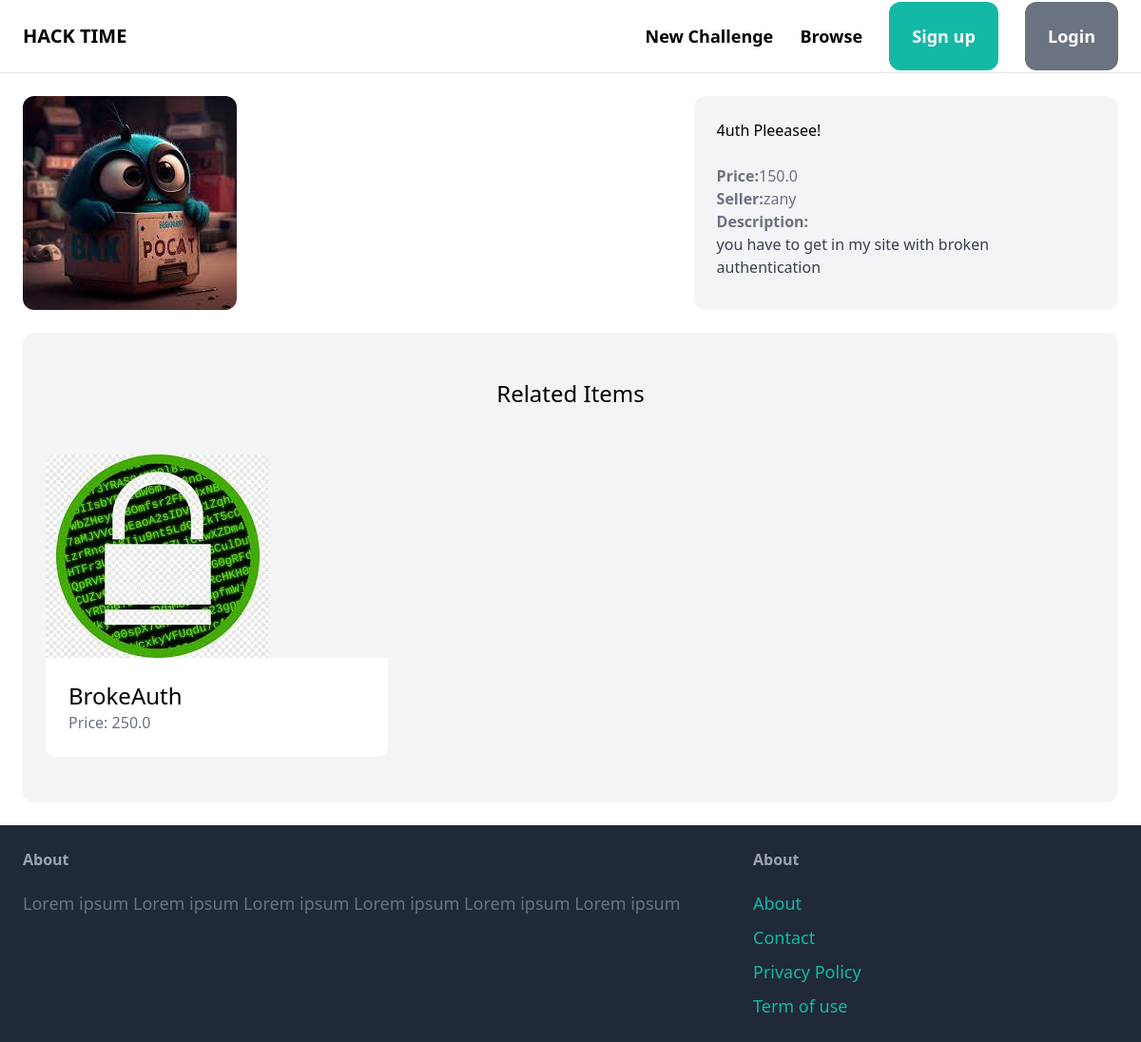
Page /items/1/ on the committed database.
### item/models.py (models this page shows, shortened)
class Item(models.Model):
    category = models.ForeignKey(Category, related_name='items', on_delete=models.CASCADE)
    name= models.CharField(max_length=255)
    description = models.TextField(blank=True, null=True)
    price = models.FloatField()
    image = models.ImageField(upload_to='item_images', blank=True, null=True)
    is_sold = models.BooleanField(default=True)
    created_by = models.ForeignKey(User, related_name='items', on_delete=models.CASCADE)
    created_at = models.DateTimeField(auto_now_add=True)

### item/views.py (the view)
# urls.py: path('<int:pk>/', views.detail, name='detail'),
def detail(request, pk ):
    item = get_object_or_404(Item, pk=pk)
    related_items = Item.objects.filter(category=item.category, is_sold=False).exclude(pk=pk)[0:3]
    return render(request, 'item/detail.html', {
        'item':item,
        'related_items':related_items
    })

### item/templates/item/detail.html (shortened to what this page needs)
{% extends 'core/base.html' %}
{% block content %}
<div class="grid grid-cols-5 gap-6">
    <div class="col-span-3">
        <img src="{{item.image.url }}" class="rounded-xl">
    </div>
    <div class="col-span-2 p-6 bg-gray-100 rounded-xl">
        <h1 class="mb-6 tex t-3xl ">{{item.name}}</h1>
        <p class="text-gray-500"><strong>Price:</strong>{{item.price}}</p>
        <p class="text-gray-500"><strong>Seller:</strong>{{item.created_by.username}}</p>
        {% if item.description %}
        <p class="text-gray-700">
            <strong class="text-gray-500">Description:</strong><br>
            {{ item.description}}
        </p>
        {% endif %}
    </div>
</div>
<div class="mt-6 px-6 py-12 bg-gray-100 rounded-xl">
    <h2 class="mb-12 text-2xl text-center" > Related Items</h2>
    <div class="grid grid-cols-3 gap-3" >
        {% for item in related_items %}
            <div>
                <a href="{% url 'item:detail' item.id %}">
                    <div>
                        <img src="{{ item.image.url }}" class="rounded-t-xl">
                    </div>
                    <div class="p-6 bg-white rounded-b-xl">
                        <h2 class="text-2xl">{{ item.name }}</h2>
                        <p class="text-gray-500">Price: {{ item.price }}</p>
                    </div>
                </a>
            </div>
        {% endfor %}
    </div>
</div>
{% endblock %}

### rows in the picture
Item: image (picture), name "4uth Pleeasee!", price "150.0", created_by.username "zany", description "you have to get in my site with broken authentication"
Item: image (picture), name "BrokeAuth", price "250.0"
